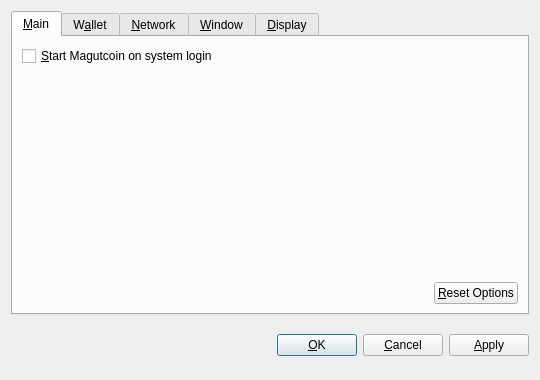
<?xml version="1.0" encoding="UTF-8"?>
<ui version="4.0">
 <class>OptionsDialog</class>
 <widget class="QDialog" name="OptionsDialog">
  <property name="geometry">
   <rect>
    <x>0</x>
    <y>0</y>
    <width>540</width>
    <height>380</height>
   </rect>
  </property>
  <property name="windowTitle">
   <string>Options</string>
  </property>
  <property name="modal">
   <bool>true</bool>
  </property>
  <layout class="QVBoxLayout" name="verticalLayout">
   <item>
    <widget class="QTabWidget" name="tabWidget">
     <property name="tabPosition">
      <enum>QTabWidget::North</enum>
     </property>
     <property name="currentIndex">
      <number>0</number>
     </property>
     <widget class="QWidget" name="tabMain">
      <attribute name="title">
       <string>&amp;Main</string>
      </attribute>
      <layout class="QVBoxLayout" name="verticalLayout_Main">
       <item>
        <widget class="QCheckBox" name="bitcoinAtStartup">
         <property name="toolTip">
          <string>Automatically start Magutcoin after logging in to the system.</string>
         </property>
         <property name="text">
          <string>&amp;Start Magutcoin on system login</string>
         </property>
        </widget>
       </item>
       <item>
        <spacer name="verticalSpacer_Main">
         <property name="orientation">
          <enum>Qt::Vertical</enum>
         </property>
         <property name="sizeHint" stdset="0">
          <size>
           <width>20</width>
           <height>40</height>
          </size>
         </property>
        </spacer>
       </item>
       <item>
        <layout class="QHBoxLayout" name="horizontalLayout_2_Main">
         <item>
          <spacer name="horizontalSpacer_2_Main">
           <property name="orientation">
            <enum>Qt::Horizontal</enum>
           </property>
           <property name="sizeHint" stdset="0">
            <size>
             <width>40</width>
             <height>20</height>
            </size>
           </property>
          </spacer>
         </item>
         <item>
          <widget class="QPushButton" name="resetButton">
           <property name="toolTip">
            <string>Reset all client options to default.</string>
           </property>
           <property name="text">
            <string>&amp;Reset Options</string>
           </property>
           <property name="autoDefault">
            <bool>false</bool>
           </property>
          </widget>
         </item>
        </layout>
       </item>
      </layout>
     </widget>
     <widget class="QWidget" name="tabWallet">
      <attribute name="title">
       <string>W&amp;allet</string>
      </attribute>
      <layout class="QVBoxLayout" name="verticalLayout_Network">
       <item>
        <widget class="QLabel" name="transactionFeeInfoLabel">
         <property name="text">
          <string>Optional transaction fee per kB that helps make sure your transactions are processed quickly. Most transactions are 1 kB.</string>
         </property>
         <property name="textFormat">
          <enum>Qt::PlainText</enum>
         </property>
         <property name="wordWrap">
          <bool>true</bool>
         </property>
        </widget>
       </item>
       <item>
        <layout class="QHBoxLayout" name="horizontalLayout_1_Main">
         <item>
          <widget class="QLabel" name="transactionFeeLabel">
           <property name="text">
            <string>Pay transaction &amp;fee</string>
           </property>
           <property name="textFormat">
            <enum>Qt::PlainText</enum>
           </property>
           <property name="buddy">
            <cstring>transactionFee</cstring>
           </property>
          </widget>
         </item>
         <item>
          <widget class="BitcoinAmountField" name="transactionFee"/>
         </item>
         <item>
          <spacer name="horizontalSpacer_1_Main">
           <property name="orientation">
            <enum>Qt::Horizontal</enum>
           </property>
           <property name="sizeHint" stdset="0">
            <size>
             <width>40</width>
             <height>20</height>
            </size>
           </property>
          </spacer>
         </item>
        </layout>
       </item>
       <item>
        <widget class="QLabel" name="label">
         <property name="text">
          <string>If you disable the spending of unconfirmed change, the change from a transaction cannot be used until that transaction has at least one confirmation. This also affects how your balance is computed.</string>
         </property>
         <property name="wordWrap">
          <bool>true</bool>
         </property>
        </widget>
       </item>
       <item>
        <widget class="QCheckBox" name="spendZeroConfChange">
         <property name="text">
          <string>Spend unconfirmed change  (experts only)</string>
         </property>
        </widget>
       </item>
       <item>
        <spacer name="verticalSpacer">
         <property name="orientation">
          <enum>Qt::Vertical</enum>
         </property>
         <property name="sizeHint" stdset="0">
          <size>
           <width>20</width>
           <height>40</height>
          </size>
         </property>
        </spacer>
       </item>
      </layout>
     </widget>
     <widget class="QWidget" name="tabNetwork">
      <attribute name="title">
       <string>&amp;Network</string>
      </attribute>
      <layout class="QVBoxLayout" name="verticalLayout_Network">
       <item>
        <widget class="QCheckBox" name="mapPortUpnp">
         <property name="toolTip">
          <string>Automatically open the Magutcoin client port on the router. This only works when your router supports UPnP and it is enabled.</string>
         </property>
         <property name="text">
          <string>Map port using &amp;UPnP</string>
         </property>
        </widget>
       </item>
       <item>
        <widget class="QCheckBox" name="connectSocks">
         <property name="toolTip">
          <string>Connect to the Magutcoin network through a SOCKS proxy (e.g. when connecting through Tor).</string>
         </property>
         <property name="text">
          <string>&amp;Connect through SOCKS proxy:</string>
         </property>
        </widget>
       </item>
       <item>
        <layout class="QHBoxLayout" name="horizontalLayout_Network">
         <item>
          <widget class="QLabel" name="proxyIpLabel">
           <property name="text">
            <string>Proxy &amp;IP:</string>
           </property>
           <property name="textFormat">
            <enum>Qt::PlainText</enum>
           </property>
           <property name="buddy">
            <cstring>proxyIp</cstring>
           </property>
          </widget>
         </item>
         <item>
          <widget class="QValidatedLineEdit" name="proxyIp">
           <property name="maximumSize">
            <size>
             <width>140</width>
             <height>16777215</height>
            </size>
           </property>
           <property name="toolTip">
            <string>IP address of the proxy (e.g. 127.0.0.1)</string>
           </property>
          </widget>
         </item>
         <item>
          <widget class="QLabel" name="proxyPortLabel">
           <property name="text">
            <string>&amp;Port:</string>
           </property>
           <property name="textFormat">
            <enum>Qt::PlainText</enum>
           </property>
           <property name="buddy">
            <cstring>proxyPort</cstring>
           </property>
          </widget>
         </item>
         <item>
          <widget class="QLineEdit" name="proxyPort">
           <property name="maximumSize">
            <size>
             <width>55</width>
             <height>16777215</height>
            </size>
           </property>
           <property name="toolTip">
            <string>Port of the proxy (e.g. 9050)</string>
           </property>
          </widget>
         </item>
         <item>
          <widget class="QLabel" name="socksVersionLabel">
           <property name="text">
            <string>SOCKS &amp;Version:</string>
           </property>
           <property name="textFormat">
            <enum>Qt::PlainText</enum>
           </property>
           <property name="buddy">
            <cstring>socksVersion</cstring>
           </property>
          </widget>
         </item>
         <item>
          <widget class="QValueComboBox" name="socksVersion">
           <property name="toolTip">
            <string>SOCKS version of the proxy (e.g. 5)</string>
           </property>
          </widget>
         </item>
         <item>
          <spacer name="horizontalSpacer_Network">
           <property name="orientation">
            <enum>Qt::Horizontal</enum>
           </property>
           <property name="sizeHint" stdset="0">
            <size>
             <width>40</width>
             <height>20</height>
            </size>
           </property>
          </spacer>
         </item>
        </layout>
       </item>
       <item>
        <spacer name="verticalSpacer_Network">
         <property name="orientation">
          <enum>Qt::Vertical</enum>
         </property>
         <property name="sizeHint" stdset="0">
          <size>
           <width>20</width>
           <height>40</height>
          </size>
         </property>
        </spacer>
       </item>
      </layout>
     </widget>
     <widget class="QWidget" name="tabWindow">
      <attribute name="title">
       <string>&amp;Window</string>
      </attribute>
      <layout class="QVBoxLayout" name="verticalLayout_Window">
       <item>
        <widget class="QCheckBox" name="minimizeToTray">
         <property name="toolTip">
          <string>Show only a tray icon after minimizing the window.</string>
         </property>
         <property name="text">
          <string>&amp;Minimize to the tray instead of the taskbar</string>
         </property>
        </widget>
       </item>
       <item>
        <widget class="QCheckBox" name="minimizeOnClose">
         <property name="toolTip">
          <string>Minimize instead of exit the application when the window is closed. When this option is enabled, the application will be closed only after selecting Quit in the menu.</string>
         </property>
         <property name="text">
          <string>M&amp;inimize on close</string>
         </property>
        </widget>
       </item>
       <item>
        <spacer name="verticalSpacer_Window">
         <property name="orientation">
          <enum>Qt::Vertical</enum>
         </property>
         <property name="sizeHint" stdset="0">
          <size>
           <width>20</width>
           <height>40</height>
          </size>
         </property>
        </spacer>
       </item>
      </layout>
     </widget>
     <widget class="QWidget" name="tabDisplay">
      <attribute name="title">
       <string>&amp;Display</string>
      </attribute>
      <layout class="QVBoxLayout" name="verticalLayout_Display">
       <item>
        <layout class="QHBoxLayout" name="horizontalLayout_1_Display">
         <item>
          <widget class="QLabel" name="langLabel">
           <property name="text">
            <string>User Interface &amp;language:</string>
           </property>
           <property name="textFormat">
            <enum>Qt::PlainText</enum>
           </property>
           <property name="buddy">
            <cstring>lang</cstring>
           </property>
          </widget>
         </item>
         <item>
          <widget class="QValueComboBox" name="lang">
           <property name="toolTip">
            <string>The user interface language can be set here. This setting will take effect after restarting Magutcoin.</string>
           </property>
          </widget>
         </item>
        </layout>
       </item>
       <item>
        <layout class="QHBoxLayout" name="horizontalLayout_2_Display">
         <item>
          <widget class="QLabel" name="unitLabel">
           <property name="text">
            <string>&amp;Unit to show amounts in:</string>
           </property>
           <property name="textFormat">
            <enum>Qt::PlainText</enum>
           </property>
           <property name="buddy">
            <cstring>unit</cstring>
           </property>
          </widget>
         </item>
         <item>
          <widget class="QValueComboBox" name="unit">
           <property name="toolTip">
            <string>Choose the default subdivision unit to show in the interface and when sending coins.</string>
           </property>
          </widget>
         </item>
        </layout>
       </item>
       <item>
        <widget class="QCheckBox" name="displayAddresses">
         <property name="toolTip">
          <string>Whether to show Magutcoin addresses in the transaction list or not.</string>
         </property>
         <property name="text">
          <string>&amp;Display addresses in transaction list</string>
         </property>
        </widget>
       </item>
       <item>
        <widget class="QCheckBox" name="coinControlFeatures">
         <property name="toolTip">
          <string>Whether to show coin control features or not.</string>
         </property>
         <property name="text">
          <string>Display coin &amp;control features (experts only!)</string>
         </property>
        </widget>
       </item>
       <item>
        <spacer name="verticalSpacer_Display">
         <property name="orientation">
          <enum>Qt::Vertical</enum>
         </property>
         <property name="sizeHint" stdset="0">
          <size>
           <width>20</width>
           <height>40</height>
          </size>
         </property>
        </spacer>
       </item>
      </layout>
     </widget>
    </widget>
   </item>
   <item>
    <layout class="QHBoxLayout" name="horizontalLayout_Buttons">
     <item>
      <spacer name="horizontalSpacer_1">
       <property name="orientation">
        <enum>Qt::Horizontal</enum>
       </property>
       <property name="sizeHint" stdset="0">
        <size>
         <width>40</width>
         <height>48</height>
        </size>
       </property>
      </spacer>
     </item>
     <item>
      <widget class="QLabel" name="statusLabel">
       <property name="font">
        <font>
         <weight>75</weight>
         <bold>true</bold>
        </font>
       </property>
       <property name="text">
        <string/>
       </property>
       <property name="textFormat">
        <enum>Qt::PlainText</enum>
       </property>
       <property name="wordWrap">
        <bool>true</bool>
       </property>
      </widget>
     </item>
     <item>
      <spacer name="horizontalSpacer_2">
       <property name="orientation">
        <enum>Qt::Horizontal</enum>
       </property>
       <property name="sizeHint" stdset="0">
        <size>
         <width>40</width>
         <height>48</height>
        </size>
       </property>
      </spacer>
     </item>
     <item>
      <widget class="QPushButton" name="okButton">
       <property name="text">
        <string>&amp;OK</string>
       </property>
      </widget>
     </item>
     <item>
      <widget class="QPushButton" name="cancelButton">
       <property name="text">
        <string>&amp;Cancel</string>
       </property>
       <property name="autoDefault">
        <bool>false</bool>
       </property>
      </widget>
     </item>
     <item>
      <widget class="QPushButton" name="applyButton">
       <property name="text">
        <string>&amp;Apply</string>
       </property>
       <property name="autoDefault">
        <bool>false</bool>
       </property>
      </widget>
     </item>
    </layout>
   </item>
  </layout>
 </widget>
 <customwidgets>
  <customwidget>
   <class>BitcoinAmountField</class>
   <extends>QSpinBox</extends>
   <header>bitcoinamountfield.h</header>
  </customwidget>
  <customwidget>
   <class>QValueComboBox</class>
   <extends>QComboBox</extends>
   <header>qvaluecombobox.h</header>
  </customwidget>
  <customwidget>
   <class>QValidatedLineEdit</class>
   <extends>QLineEdit</extends>
   <header>qvalidatedlineedit.h</header>
  </customwidget>
 </customwidgets>
 <resources/>
 <connections/>
</ui>
